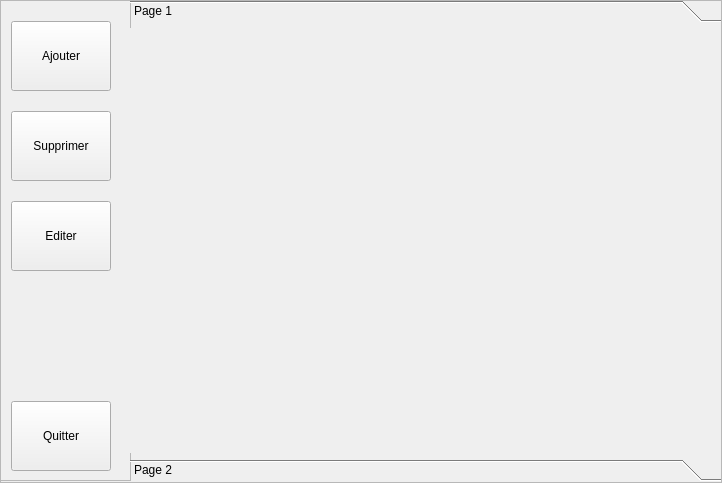
<?xml version="1.0" encoding="UTF-8"?>
<ui version="4.0">
 <class>FormAdmin</class>
 <widget class="QFrame" name="FormAdmin">
  <property name="geometry">
   <rect>
    <x>0</x>
    <y>0</y>
    <width>722</width>
    <height>483</height>
   </rect>
  </property>
  <property name="windowTitle">
   <string>Frame</string>
  </property>
  <property name="frameShape">
   <enum>QFrame::StyledPanel</enum>
  </property>
  <property name="frameShadow">
   <enum>QFrame::Raised</enum>
  </property>
  <widget class="QScrollArea" name="areaOption">
   <property name="geometry">
    <rect>
     <x>0</x>
     <y>0</y>
     <width>131</width>
     <height>481</height>
    </rect>
   </property>
   <property name="widgetResizable">
    <bool>true</bool>
   </property>
   <widget class="QWidget" name="scrollAreaWidgetContents">
    <property name="geometry">
     <rect>
      <x>0</x>
      <y>0</y>
      <width>129</width>
      <height>479</height>
     </rect>
    </property>
    <widget class="QPushButton" name="btn_ajout">
     <property name="geometry">
      <rect>
       <x>10</x>
       <y>20</y>
       <width>100</width>
       <height>70</height>
      </rect>
     </property>
     <property name="text">
      <string>Ajouter</string>
     </property>
    </widget>
    <widget class="QPushButton" name="btn_sup">
     <property name="geometry">
      <rect>
       <x>10</x>
       <y>110</y>
       <width>100</width>
       <height>70</height>
      </rect>
     </property>
     <property name="text">
      <string>Supprimer</string>
     </property>
    </widget>
    <widget class="QPushButton" name="btn_editer">
     <property name="geometry">
      <rect>
       <x>10</x>
       <y>200</y>
       <width>100</width>
       <height>70</height>
      </rect>
     </property>
     <property name="text">
      <string>Editer</string>
     </property>
    </widget>
    <widget class="QPushButton" name="btn_quitter">
     <property name="geometry">
      <rect>
       <x>10</x>
       <y>400</y>
       <width>100</width>
       <height>70</height>
      </rect>
     </property>
     <property name="text">
      <string>Quitter</string>
     </property>
    </widget>
   </widget>
  </widget>
  <widget class="QToolBox" name="toolBox">
   <property name="geometry">
    <rect>
     <x>130</x>
     <y>0</y>
     <width>591</width>
     <height>481</height>
    </rect>
   </property>
   <property name="currentIndex">
    <number>0</number>
   </property>
   <widget class="QWidget" name="page">
    <property name="geometry">
     <rect>
      <x>0</x>
      <y>0</y>
      <width>591</width>
      <height>419</height>
     </rect>
    </property>
    <attribute name="label">
     <string>Page 1</string>
    </attribute>
   </widget>
   <widget class="QWidget" name="page_2">
    <property name="geometry">
     <rect>
      <x>0</x>
      <y>0</y>
      <width>591</width>
      <height>419</height>
     </rect>
    </property>
    <attribute name="label">
     <string>Page 2</string>
    </attribute>
   </widget>
  </widget>
 </widget>
 <resources/>
 <connections>
  <connection>
   <sender>btn_quitter</sender>
   <signal>clicked()</signal>
   <receiver>FormAdmin</receiver>
   <slot>close()</slot>
   <hints>
    <hint type="sourcelabel">
     <x>62</x>
     <y>437</y>
    </hint>
    <hint type="destinationlabel">
     <x>360</x>
     <y>241</y>
    </hint>
   </hints>
  </connection>
 </connections>
</ui>
